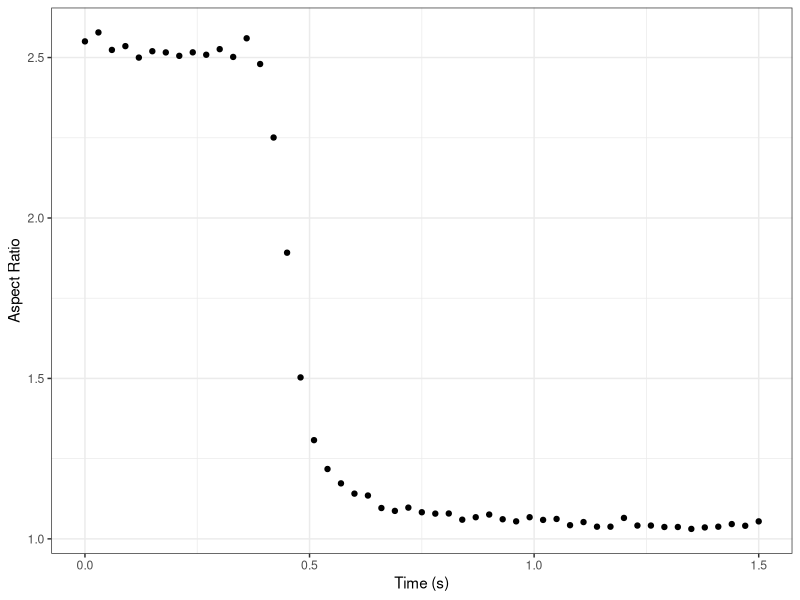
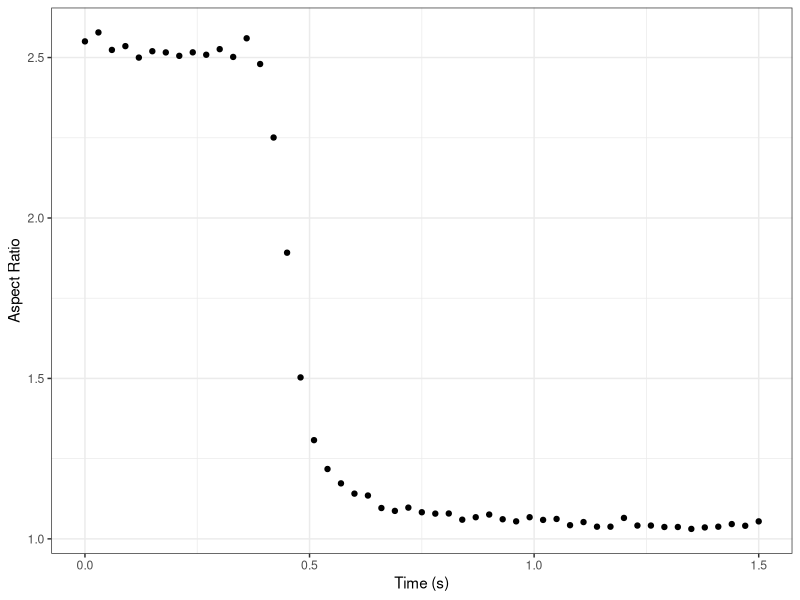
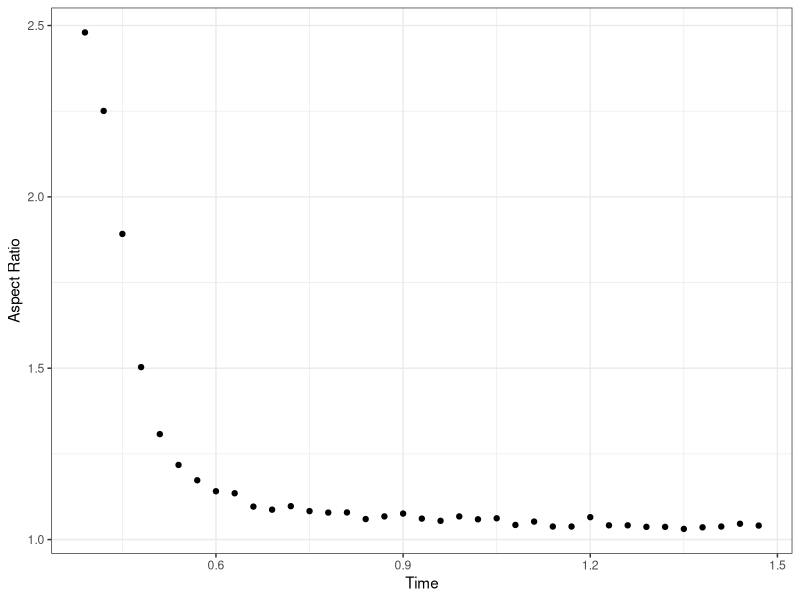
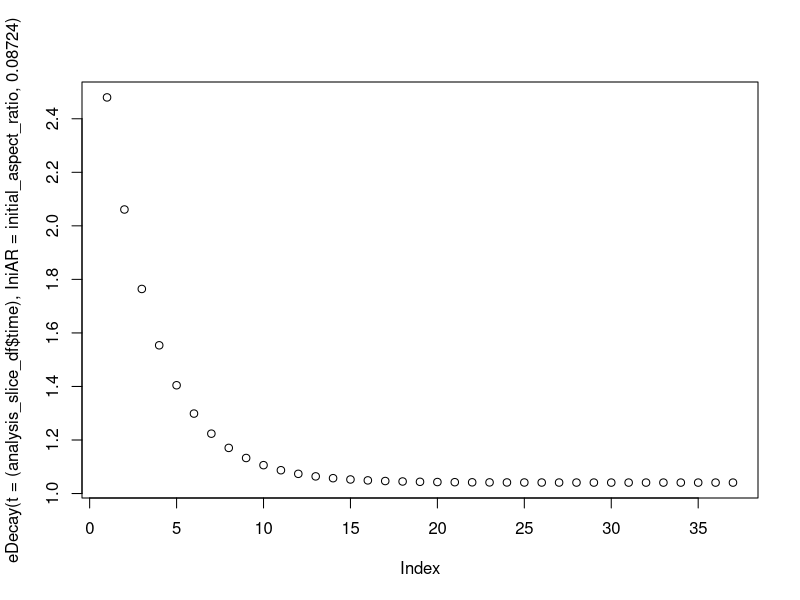
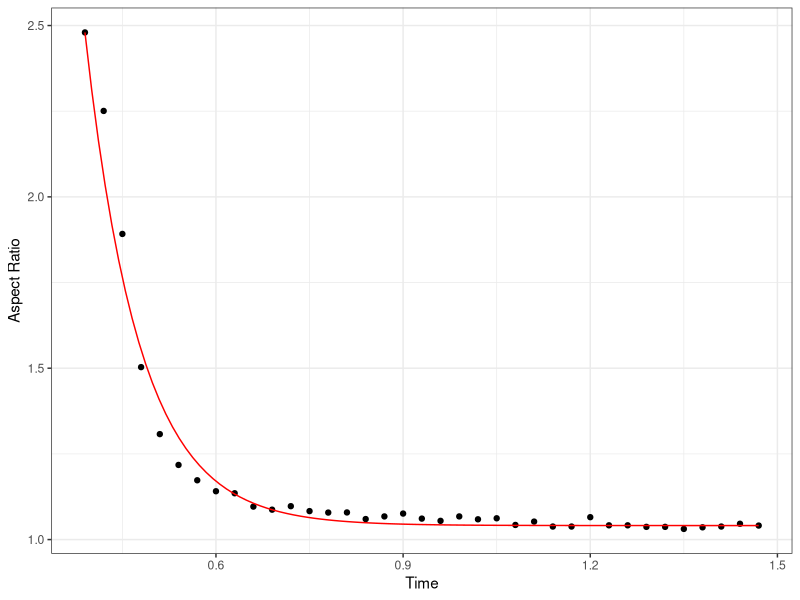

Write R code to recreate these figures, in order.
# Visualizing droplet coalescence data for liquid-liquid phase separation
# Xavier Castellanos-Girouard, Rini Ravindran Patel
# August 16 2022


# Import libraries
library(dplyr)
library(tidyr)
library(ggplot2)




# Import values
aspect_ratio_raw <- read.csv(file = "aspect_ratio_values.csv", header = FALSE)
major_axis_raw <- read.csv(file = "axis_major_values.csv", header = FALSE)


# Make dataframe from values in pertinent range
aspect_ratio <- data.frame(values = as.numeric(aspect_ratio_raw[1,200:250]))

# Creating time points
timepoints <- seq(0, (nrow(aspect_ratio)-1)*0.03, by = 0.03)

# Adding time points to dataframe
aspect_ratio$time = timepoints
aspect_ratio$major_axis = as.numeric(major_axis_raw[1,200:250])


# Make the plot
plot <- ggplot(data = aspect_ratio,
         mapping = aes(x= time,
                       y= values)) +
  geom_point() +
  theme_bw() +
  xlab("Time (s)") +
  ylab("Aspect Ratio")

dev.new()
plot

pdf("Figure5C_panel1.pdf") 
plot
dev.off()

#### Fitting curve ####


# Keep only the points in the decay curve
time_slice_start = 14
#which(aspect_ratio$time == 0.66)

time_slice_end = 50
#which(aspect_ratio$time == 1.32)

print(paste("Curve Start:", time_slice_start, " | ", "Curve End:", time_slice_end))

# Take the points slice:
analysis_slice_df = aspect_ratio[c(time_slice_start:time_slice_end),]


# plot the slice

# Make the plot
plot <- ggplot() +
  geom_point(data = analysis_slice_df,
             mapping = aes(x= time,
                           y= values)) +
  theme_bw() +
  xlab("Time") +
  ylab("Aspect Ratio")

dev.new()
plot

## Defining the decay curve

# Plot the linear decay slope
initial_aspect_ratio = aspect_ratio$values[time_slice_start] # initial AR
ini_t = aspect_ratio$time[time_slice_start] # Initial time start of decay
final_AR = aspect_ratio$value[time_slice_end] # Final AR

e_num = exp(1) # Eulers number

# Decay Function
eDecay <- function(t, IniAR,tau){final_AR+(IniAR-final_AR)*(e_num**(-(t-ini_t)/tau))}

# Plot decay functio
plot(eDecay(t = (analysis_slice_df$time), IniAR = initial_aspect_ratio, 0.08724))



# Make model to find fit tau
fit_model1 <- 
  nls(values ~ eDecay(time, initial_aspect_ratio, tau), 
      data = analysis_slice_df, 
      start = list(tau = 0.08724)) # 0.08724

print(fit_model1) # 0.08724


# Plot model and experimental data
plot2 <- ggplot() +
  geom_point(data = analysis_slice_df,
             mapping = aes(x= time,
                           y= values)) +
  geom_function(fun = eDecay,
                args = list(IniAR = initial_aspect_ratio,
                            tau = 0.08724),
                color = "red") +
  theme_bw() +
  xlab("Time") +
  ylab("Aspect Ratio")

pdf("Figure5C_panel2.pdf")
plot2
dev.off()